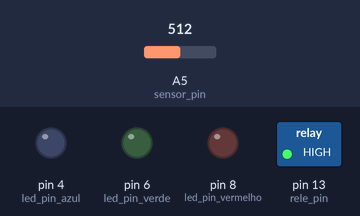
A sketch run on a simulated Arduino Uno, built with avr-gcc and run on an emulated ATmega328P. Shown: switched loads named in the sketch (green lamp = pin HIGH), output pins drawn as LEDs (lit = HIGH). Dashed ring = blinking. Inputs (shaded band) come from the test bench; at power-on: A5 (sensor_pin) = 512.

Above: at 3.2 s.
3.3 s: A5 (sensor_pin) set to 94
5.1 s: A5 (sensor_pin) set to 85
At 5.65 s:
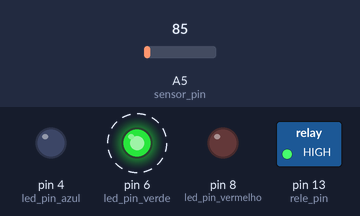
8.1 s: A5 (sensor_pin) set to 55
At 8.89 s:
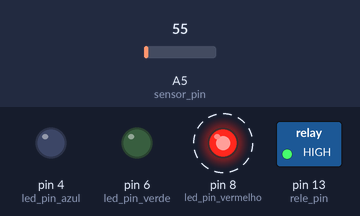
11.1 s: A5 (sensor_pin) set to 75
At 14.0 s:
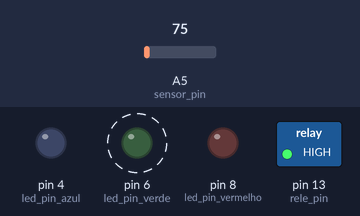
14.1 s: A5 (sensor_pin) set to 100
At 15.2 s:
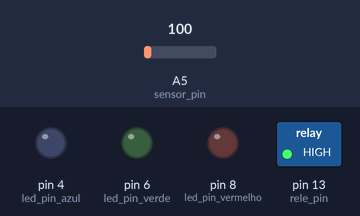
Timing chart, 0 to 16.6 s (numbered marks = the images above; inputs shaded):
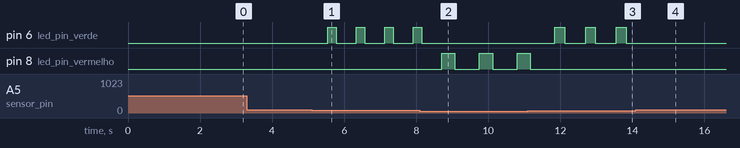

The sketch:

TorneiraAutomatica.ino
```cpp
const int sensor_pin = A5;
const int led_pin_vermelho = 8;
const int led_pin_azul = 4;
const int led_pin_verde = 6;
const int rele_pin = 13;

const long tempo_max_aberta = 6000;

float media = 0.0;

int count;
int leitura = 0;
int _delay = 0;

boolean aberta = false;
boolean menor_valor = false;

unsigned long timeout;

void setup()
{
  delay(2000);

  pinMode(sensor_pin, INPUT);

  pinMode(led_pin_vermelho, OUTPUT);
  pinMode(led_pin_azul, OUTPUT);
  pinMode(led_pin_verde, OUTPUT);
  pinMode(rele_pin, OUTPUT);

  digitalWrite(led_pin_vermelho, LOW);
  digitalWrite(led_pin_azul, LOW);
  digitalWrite(led_pin_verde, LOW);
  digitalWrite(rele_pin, HIGH);
}

void loop()
{
  count = 0;
  leitura = 0;
  while (count <= 15)
  {
    leitura += (int)analogRead(sensor_pin);
    count++;

    delay(20);
  }

  media = (leitura / count);
  _delay = (int)(((1 / media) * 10000) * 2);

  if (media < 40)
  {
    desliga_torneira();
    menor_valor = true;
  } else if (media >= 40 && media < 65)
  {
    desliga_torneira();
    digitalWrite(led_pin_vermelho, HIGH);
    delay(_delay);
    digitalWrite(led_pin_vermelho, LOW);
    delay(_delay);
  } else if (media >= 65 && media < 90)
  {
    desliga_torneira();
    digitalWrite(led_pin_verde, HIGH);
    delay(_delay);
    digitalWrite(led_pin_verde, LOW);
    delay(_delay);
  } else if (media >= 90 && !aberta && menor_valor)
  {
    timeout = millis();
    aberta = true;
    digitalWrite(led_pin_azul, HIGH);
    digitalWrite(rele_pin, LOW);
    delay(2000);
  }

  if (aberta && (millis() - timeout >= tempo_max_aberta))
  {
    menor_valor = false;
    desliga_torneira();
  }
}

void desliga_torneira()
{
  if (aberta)
  {
    aberta = false;
    digitalWrite(led_pin_azul, LOW);
    digitalWrite(rele_pin, HIGH);
  }
}
```

Measured:
- the behaviour switches between 90 and 89 on A5 (sensor_pin) (found by bisection; images 0 and 1)
- after the input at 3.3 s, every drawn part: stays the same
- after the input at 5.1 s, pin 6 (led_pin_verde): alternates HIGH for 0.24 s and LOW for 0.56 s, starting after 0.44 s
- after the input at 8.1 s, pin 6 (led_pin_verde): goes on until 8.2 s, then stays LOW; pin 8 (led_pin_vermelho): alternates HIGH for 0.36 s and LOW for 0.68 s, starting after 0.61 s
- after the input at 11.1 s, pin 6 (led_pin_verde): alternates HIGH for 0.27 s and LOW for 0.59 s, starting after 0.75 s; pin 8 (led_pin_vermelho): goes on until 11.2 s, then stays LOW
- after the input at 14.1 s, pin 6 (led_pin_verde): stops changing and stays LOW
